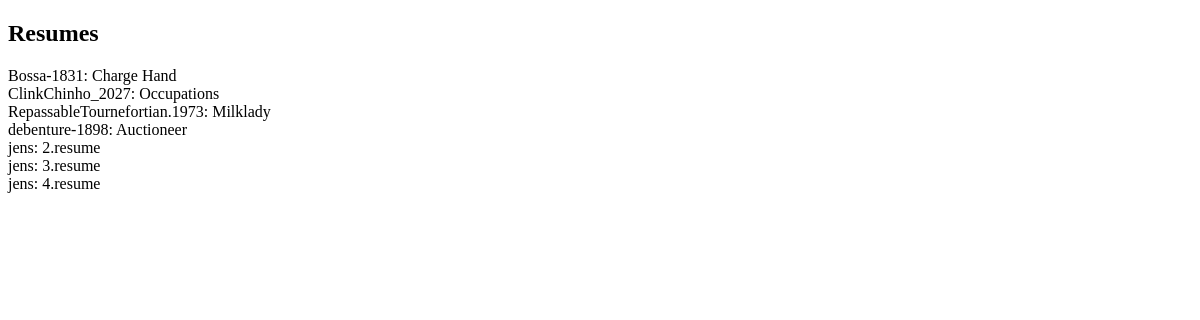
/resumes/, run on an earlier commit of the app's database.
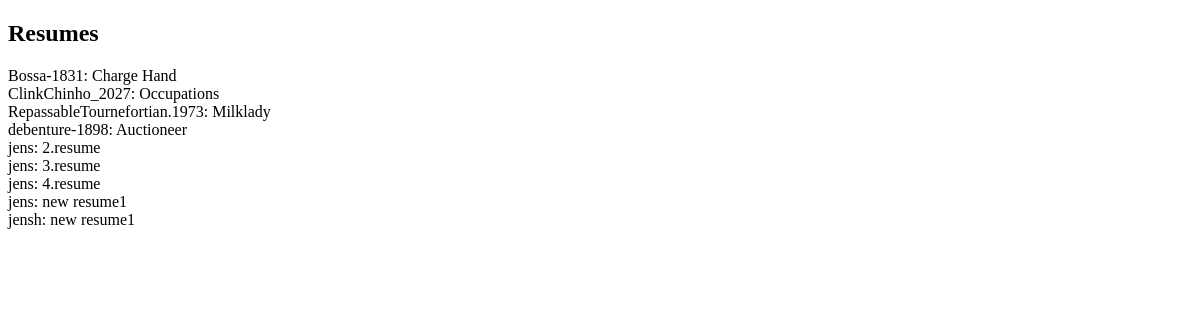
And on a later commit of the database.
### resume/models.py (models this page shows)
class Resume(models.Model):
    description = models.CharField(max_length=1024)
    author = models.ForeignKey(django.contrib.auth.models.User, on_delete=models.CASCADE)

### resume/views.py (the view)
# urls.py: path('', views.index_view),
def index_view(request):
    return render(request, "resume/home.html", {'resumes': models.Resume.objects.all})

### resume/templates/resume/home.html (shortened to what this page needs)
<!DOCTYPE html>
<html lang="en">
<head>
</head>
<body>
    <h2>Resumes</h2>
    {% for resume in resumes %}
        <div>
        {{ resume.author.username }}: {{ resume.description }}
        </div>
    {% endfor %}
</body>
</html>

What changed in the data, as far as the page shows it:
added Resume: author.username "jens", description "new resume1"
added Resume: author.username "jensh", description "new resume1"
